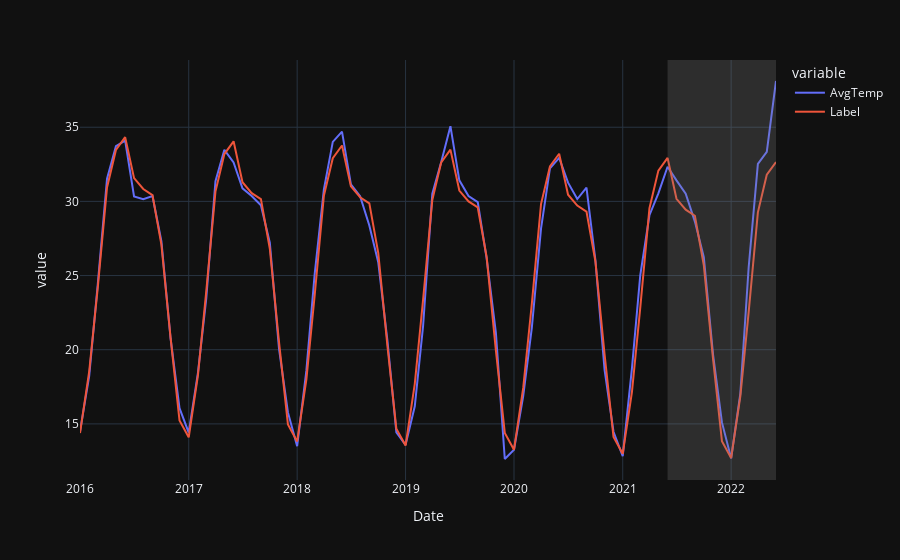

Notebook code for this chart:
### Code cell
# generate predictions on the original dataset
import plotly.express as px
predictions = predict_model(best, data=TempData)
# add a date column in the dataset
predictions['Date'] = pd.date_range(start='2016-01-01', end = '2022-06-01', freq = 'MS')
# line plot
fig = px.line(predictions, x='Date', y=["AvgTemp", "Label"], template = 'plotly_dark')
# add a vertical rectange for test-set separation
fig.add_vrect(x0="2021-06-01", x1="2022-06-01", fillcolor="grey", opacity=0.25, line_width=0)
fig.show()
